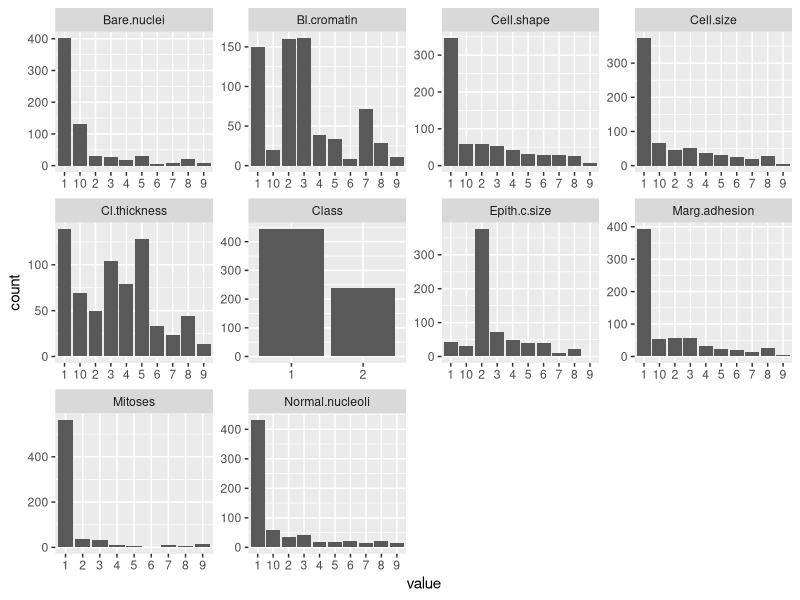
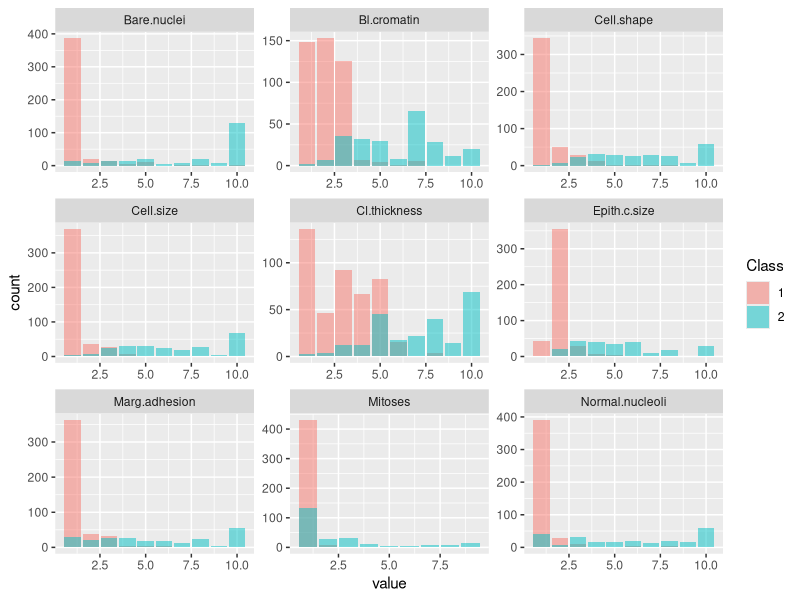

Write the R code that produced these figures, in order.
library(tidyverse)
library(caret) #Machine learning in R
library(mlbench) #dataset
library(e1071)
#packages necessary for fitting RF & SVM
library(randomForest)
library(kernlab)

data(BreastCancer, package="mlbench")

#cleaning & preprocessing of the dataset
cancer_data <- as_tibble(BreastCancer) %>%
  select(-Id) %>%
  mutate_all(as.integer) %>%
  mutate(Class = as.factor(Class))


#------------------------------------------------------------------------------------------------------------------------
# exploring the dataset
#------------------------------------------------------------------------------------------------------------------------

#first try to understand the dataset and its variables:
#what variables are contained in the dataset? Can you identify what they mean?
#what types and value ranges have those variables?
#are there missing data?

#different ways of looking at the data possible
cancer_data
cancer_data %>% glimpse()
cancer_data %>% summary()
cancer_data$Class %>% table()

#are there missing values in the dataset?
missing_values <- map_int(cancer_data, function(x) sum(is.na(x)))

#remove all rows with missing values (there are other strategies to handle missing data but we use the simplest option here)
cancer_data <- cancer_data %>% drop_na()


#------------------------------------------------------------------------------------------------------------------------
# now vizualize the dataset to get understanding of the variables and their dependencies
#------------------------------------------------------------------------------------------------------------------------

#histograms of all variables
#are there interesting observations?
#are the classes (esp. our target class "Class") balanced?
cancer_data %>%
  gather() %>%
  ggplot(aes(value)) + #be sure to understand why the variable is called value
  facet_wrap(~ key, scales = "free") +
  geom_bar()

#now separate histogram for each class of "Class" to detect which variables differ between the classes
cancer_data %>%
  gather(key, value, -"Class") %>%
  ggplot(aes(value, fill=Class)) +
  facet_wrap(~ key, scales = "free") +
  geom_bar(alpha=.5, position="identity")

cancerplot <- cancer_data %>%
  gather(key, value, -"Class") %>% 
  ggplot(aes(value, fill = Class)) + 
  geom_bar() +
  facet_wrap(~key, scales = "free") 
  

#Based on this. Which features (variables) will be most important for classification?
#------------------------------------------------------------------------------------------------------------------------
# split to test and training dataset
#------------------------------------------------------------------------------------------------------------------------

#create the partitioning indices with the caret function createDataPartition()
idx_train <- createDataPartition(
  y = cancer_data$Class,
  p = 0.8,
  list = FALSE
)

cancer_data_train <- cancer_data[idx_train,]
cancer_data_val <- cancer_data[-idx_train,]


#------------------------------------------------------------------------------------------------------------------------
# train logistic regression on the training dataset
#------------------------------------------------------------------------------------------------------------------------

log_reg_model <- train(Class ~ Cl.thickness + Cell.size + Cell.shape +
                         Marg.adhesion + Epith.c.size + Bare.nuclei +
                         Bl.cromatin + Normal.nucleoli + Mitoses,
                       data = cancer_data_train, method = "glm", family = "binomial")


#------------------------------------------------------------------------------------------------------------------------
# prediction of the outcome variable for the validation data and estimation of the algorithms performance
#------------------------------------------------------------------------------------------------------------------------

#predicting the classes and confusion matrix
pred_log_reg = predict(log_reg_model, newdata = cancer_data_val)
confusionMatrix(data=pred_log_reg, cancer_data_val$Class)

#which are the most important variables?
varImp(log_reg_model)


#------------------------------------------------------------------------------------------------------------------------
# use other algorithms
#------------------------------------------------------------------------------------------------------------------------

#support vector machine
svm_model <- train(Class ~ Cl.thickness + Cell.size + Cell.shape +
                     Marg.adhesion + Epith.c.size + Bare.nuclei +
                     Bl.cromatin + Normal.nucleoli + Mitoses,
                   data = cancer_data_train, method = "svmLinear")
pred_svm = predict(svm_model, newdata = cancer_data_val)
confusionMatrix(data=pred_svm, cancer_data_val$Class)

#random forest
rf_model <- train(Class ~ Cl.thickness + Cell.size + Cell.shape +
                     Marg.adhesion + Epith.c.size + Bare.nuclei +
                     Bl.cromatin + Normal.nucleoli + Mitoses,
                   data = cancer_data_train, method = "rf")
pred_rf = predict(rf_model, newdata = cancer_data_val)
confusionMatrix(data=pred_rf, cancer_data_val$Class)


#------------------------------------------------------------------------------------------------------------------------
# equalize number of examples per class - not really necessary for this dataset
#------------------------------------------------------------------------------------------------------------------------

up_train <- upSample(x = cancer_data_train %>% select(-Class),
                     y = cancer_data_train$Class,
                     yname = "Class") %>% as_tibble()

log_reg_model <- train(Class ~ Cl.thickness + Cell.size + Cell.shape +
                         Marg.adhesion + Epith.c.size + Bare.nuclei +
                         Bl.cromatin + Normal.nucleoli + Mitoses,
                       data = up_train, method = "glm", family = "binomial")
pred = predict(log_reg_model, newdata = cancer_data_val)
confusionMatrix(data=pred, cancer_data_val$Class)
